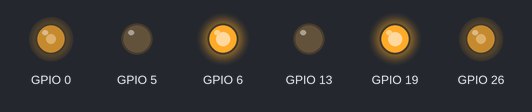
A program run on a simulated Raspberry Pi (BCM pin numbers). On the bench: output pins drawn as LEDs (lit = HIGH). At 16.0 s the program stops and its outputs stay as they are.

Above: at 0.1 s.
At 2.1 s:
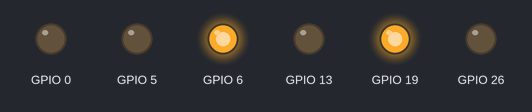
At 4.1 s:
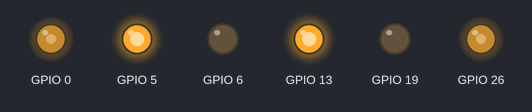
At 6.1 s:
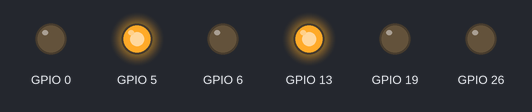
At 10.1 s:
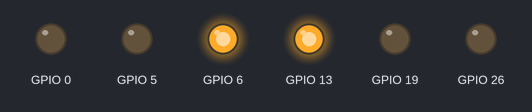
At 14.1 s:
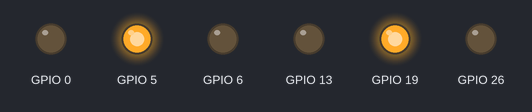
Timing chart, 0 to 15.6 s (numbered marks = the images above):
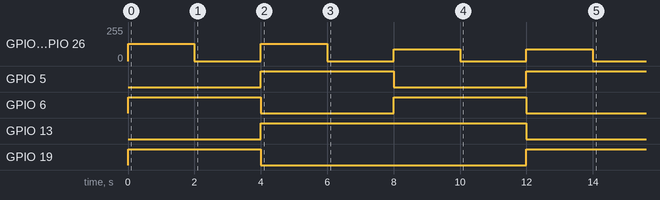

Measured:
- by itself, GPIO 0, GPIO 26: 0/255 → 128/255 at 0.00 s, → 0/255 2.0 s later, → 128/255 2.0 s later, → 0/255 2.0 s later, … (8 changes in this stretch)
- by itself, GPIO 5: LOW → HIGH at 4.0 s, → LOW 4.0 s later, → HIGH 4.0 s later
- by itself, GPIO 6: alternates HIGH for 4.0 s and LOW for 4.0 s
- by itself, GPIO 13: LOW → HIGH at 4.0 s, → LOW 8.0 s later
- by itself, GPIO 19: LOW → HIGH at 0.00 s, → LOW 4.0 s later, → HIGH 8.0 s later

The program:

MotorModule.py
```python
import RPi.GPIO as GPIO
from time import sleep
GPIO.setmode(GPIO.BCM)
GPIO.setwarnings(False)


class Motor():
    def __init__(self,EnaA,In1A,In2A,EnaB,In1B,In2B):
        self.EnaA= EnaA
        self.In1A = In1A
        self.In2A = In2A
        self.EnaB= EnaB
        self.In1B = In1B
        self.In2B = In2B
        GPIO.setup(self.EnaA,GPIO.OUT);GPIO.setup(self.In1A,GPIO.OUT);GPIO.setup(self.In2A,GPIO.OUT)
        GPIO.setup(self.EnaB,GPIO.OUT);GPIO.setup(self.In1B,GPIO.OUT);GPIO.setup(self.In2B,GPIO.OUT)
        self.pwmA = GPIO.PWM(self.EnaA, 100);
        self.pwmB = GPIO.PWM(self.EnaB, 100);
        self.pwmA.start(0);
        self.pwmB.start(0);
        self.mySpeed=0

    def move(self,speed=0.5,turn=0,t=0):
        speed *=100
        turn *=70
        leftSpeed = speed-turn
        rightSpeed = speed+turn

        if leftSpeed>100: leftSpeed =100
        elif leftSpeed<-100: leftSpeed = -100
        if rightSpeed>100: rightSpeed =100
        elif rightSpeed<-100: rightSpeed = -100

        #print(leftSpeed,rightSpeed)
        self.pwmA.ChangeDutyCycle(abs(leftSpeed))
        self.pwmB.ChangeDutyCycle(abs(rightSpeed))

        if leftSpeed>0:GPIO.output(self.In1A,GPIO.HIGH);GPIO.output(self.In2A,GPIO.LOW)
        else:GPIO.output(self.In1A,GPIO.LOW);GPIO.output(self.In2A,GPIO.HIGH)

        if rightSpeed>0:GPIO.output(self.In1B,GPIO.HIGH);GPIO.output(self.In2B,GPIO.LOW)
        else:GPIO.output(self.In1B,GPIO.LOW);GPIO.output(self.In2B,GPIO.HIGH)
        sleep(t)

    def stop(self,t=0):
        self.pwmA.ChangeDutyCycle(0);
        self.pwmB.ChangeDutyCycle(0);
        self.mySpeed=0
        sleep(t)

def main():
    motor.move(0.5,0,2)
    motor.stop(2)
    motor.move(-0.5,0,2)
    motor.stop(2)
    motor.move(0,0.5,2)
    motor.stop(2)
    motor.move(0,-0.5,2)
    motor.stop(2)

if __name__ == '__main__':
    motor= Motor(26,19,13,0,6,5)
    main()
```
